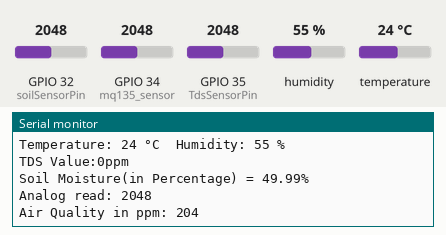
Simulated run of this sketch. Board: ESP32. Shown: the last lines printed to the serial monitor. Inputs (shaded band) come from the test bench; at power-on: humidity 55 %, GPIO 32 (soilSensorPin) = 2048, GPIO 34 (mq135_sensor) = 2048, temperature 24 °C, GPIO 35 (TdsSensorPin) = 2048. WiFi joins after 1.5 s; servers stay silent unless stated.

Above: at 8.6 s.
8.7 s: humidity set to 22 %
At 9.5 s:
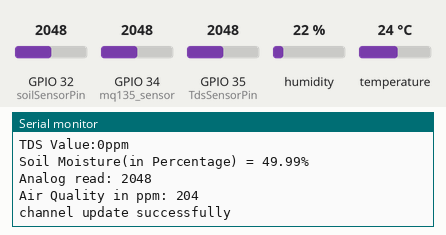
13.4 s: GPIO 32 (soilSensorPin) set to 1960
At 14.22 s:
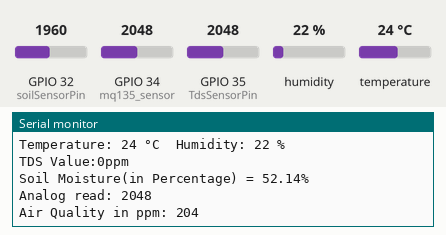
18.1 s: GPIO 34 (mq135_sensor) set to 1960
At 21.2 s:
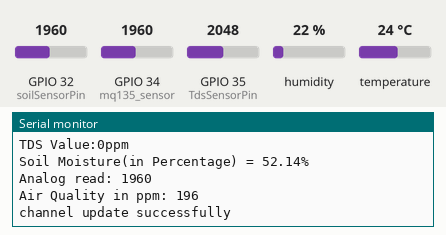
22.8 s: temperature set to 12 °C
At 25.54 s:
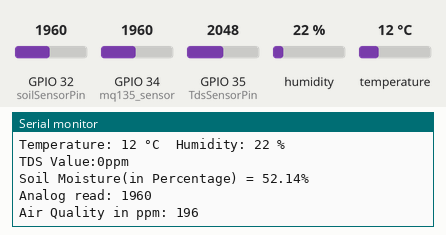
27.5 s: GPIO 32 (soilSensorPin) set to 2040
At 28.37 s:
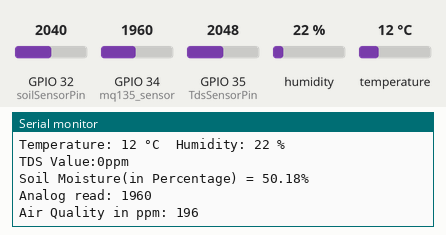
32.2 s: GPIO 34 (mq135_sensor) set to 2040
At 34.9 s:
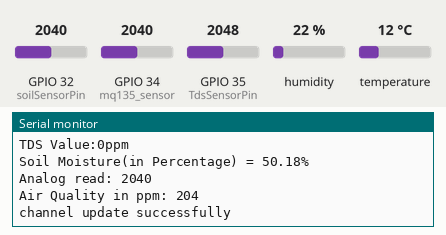
Timing chart, 0 to 36.4 s (numbered marks = the images above; inputs shaded):
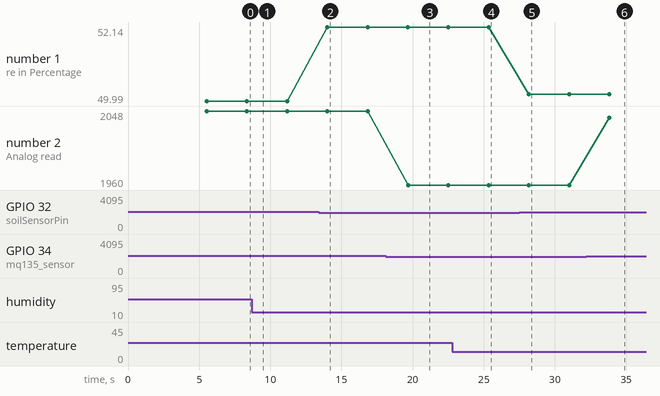

The sketch:

Design_Lab.ino
```cpp
#include <WiFi.h>
#include <ThingSpeak.h>
#include <DHT11.h>
#include <MQ135.h>
int statuscode;
//wifi setup
char ssid[]="Alpha";
char pass[]="12345678";
WiFiClient client;
unsigned long mychannelNumber=2432080;
const char * myWriteAPIKey="RUENPKVU6Q3I9IVF";
//MQ135 CODE
int mq135_sensor = 34;
int mq135_ppm = 0;
//DHT 11
const int DHT_PIN=27;
int temperature = 0;
int humidity = 0;
DHT11 dht11(DHT_PIN);
//TDS
#define TdsSensorPin 35
#define VREF 3.3              // analog reference voltage(Volt) of the ADC
#define SCOUNT  30            // sum of sample point

int analogBuffer[SCOUNT];     // store the analog value in the array, read from ADC
int analogBufferTemp[SCOUNT];
int analogBufferIndex = 0;
int copyIndex = 0;

float averageVoltage = 0;
float tdsValue = 0;
float tdsTemperature = 25;       // current temperature for compensation
//SOIL MOISTURE
#define soilSensorPin 32
float soilMoisturePercentage=0;

void setup() {
    Serial.begin(115200);
    WiFi.mode(WIFI_STA);
    pinMode(TdsSensorPin,INPUT);
    ThingSpeak.begin(client);
}
void loop() {
  connectWifi();
  readDHT11();
  readTDS();
  readSoilMoisture();
  readMQ135();
  postData();
  delay(2000);
}

//Connect with WiFi
void connectWifi(){
    if(WiFi.status() !=WL_CONNECTED){
    Serial.print("Attempting to connect");
    while(WiFi.status() !=WL_CONNECTED)
    {
      WiFi.begin(ssid,pass);
      Serial.print(".");
      delay(5000);
    }
    Serial.println("\nConnected.");
  }
}
//ThingsSpeak API upload
void postData(){
  ThingSpeak.setField(1,temperature);
  ThingSpeak.setField(2,humidity);
  ThingSpeak.setField(4,tdsValue);
  ThingSpeak.setField(5,soilMoisturePercentage);
  statuscode=ThingSpeak.writeFields(mychannelNumber,myWriteAPIKey);
   if(statuscode==200){
     Serial.println("channel update successfully");
      }
   else{
    Serial.println("Problem Writing data. HTTP error code:" + String(statuscode));
   }
}
//DHT11
//Field 1 & Field 2
void readDHT11(){
    int result = dht11.readTemperatureHumidity(temperature, humidity);
    // Check the results of the readings.
    // If the reading is successful, print the temperature and humidity values.
    // If there are errors, print the appropriate error messages.
    if (result == 0) {
        Serial.print("Temperature: ");
        Serial.print(temperature);
        Serial.print(" °C\tHumidity: ");
        Serial.print(humidity);
        Serial.println(" %");
        tdsTemperature = temperature;
    } else {
        // Print error message based on the error code.
        Serial.println(DHT11::getErrorString(result));
    }
}
//TDS VALUE READING
//Field 4
void readTDS(){
    static unsigned long analogSampleTimepoint = millis();
  if(millis()-analogSampleTimepoint > 40U){     //every 40 milliseconds,read the analog value from the ADC
    analogSampleTimepoint = millis();
    analogBuffer[analogBufferIndex] = analogRead(TdsSensorPin);    //read the analog value and store into the buffer
    analogBufferIndex++;
    if(analogBufferIndex == SCOUNT){
      analogBufferIndex = 0;
    }
  }

  static unsigned long printTimepoint = millis();
  if(millis()-printTimepoint > 800U){
    printTimepoint = millis();
    for(copyIndex=0; copyIndex<SCOUNT; copyIndex++){
      analogBufferTemp[copyIndex] = analogBuffer[copyIndex];

      // read the analog value more stable by the median filtering algorithm, and convert to voltage value
      averageVoltage = getMedianNum(analogBufferTemp,SCOUNT) * (float)VREF / 4096.0;

      //temperature compensation formula: fFinalResult(25^C) = fFinalResult(current)/(1.0+0.02*(fTP-25.0));
      float compensationCoefficient = 1.0+0.02*(tdsTemperature-25.0);
      //temperature compensation
      float compensationVoltage=averageVoltage/compensationCoefficient;

      //convert voltage value to tds value
      tdsValue=(133.42*compensationVoltage*compensationVoltage*compensationVoltage - 255.86*compensationVoltage*compensationVoltage + 857.39*compensationVoltage)*0.5;

      //Serial.print("voltage:");
      //Serial.print(averageVoltage,2);
      //Serial.print("V   ");
      // Serial.print("TDS Value:");
      // Serial.print(tdsValue,0);
      // Serial.println("ppm");
    }
  }
    Serial.print("TDS Value:");
    Serial.print(tdsValue,0);
    Serial.println("ppm");
}
//TDS median filtering algorithm
int getMedianNum(int bArray[], int iFilterLen){
  int bTab[iFilterLen];
  for (byte i = 0; i<iFilterLen; i++)
  bTab[i] = bArray[i];
  int i, j, bTemp;
  for (j = 0; j < iFilterLen - 1; j++) {
    for (i = 0; i < iFilterLen - j - 1; i++) {
      if (bTab[i] > bTab[i + 1]) {
        bTemp = bTab[i];
        bTab[i] = bTab[i + 1];
        bTab[i + 1] = bTemp;
      }
    }
  }
  if ((iFilterLen & 1) > 0){
    bTemp = bTab[(iFilterLen - 1) / 2];
  }
  else {
    bTemp = (bTab[iFilterLen / 2] + bTab[iFilterLen / 2 - 1]) / 2;
  }
  return bTemp;
}
//SOIL MOISTURE READING
//Field 5
void readSoilMoisture(){
  soilMoisturePercentage = ( 100.00 - ( (analogRead(soilSensorPin)/(4095.00)) * 100.00 ) );
  if(soilMoisturePercentage<0){
    soilMoisturePercentage=0;
  }
  Serial.print("Soil Moisture(in Percentage) = ");
  Serial.print(soilMoisturePercentage);
  Serial.println("%");
}
//MQ 135
void readMQ135(){
  int gasValue = analogRead(mq135_sensor);
  if(gasValue<2000){
    mq135_ppm = map(gasValue,0,2000,0,200);
  }else if(gasValue <= 3000){
    mq135_ppm = map(gasValue,2000,3000,200,300);
  }else{
    mq135_ppm = map(gasValue,3000,4096,450,750);
  }
  Serial.print("Analog read: ");
  Serial.println(gasValue);
  Serial.print("Air Quality in ppm: ");
  Serial.println(mq135_ppm);
}
```

Measured:
- after the input at 13.4 s, the serial monitor: prints a new line after 0.62 s (image 2)
- after the input at 18.1 s, the serial monitor: prints a new line after 1.6 s (image 3)
- after the input at 22.8 s, the serial monitor: prints a new line after 2.5 s (image 4)
- after the input at 27.5 s, the serial monitor: prints a new line after 0.66 s (image 5)
- after the input at 32.2 s, the serial monitor: prints a new line after 1.6 s (image 6)
- plotted number 1: 49.99 → 52.14 after the input at 13.4 s, 52.14 → 50.18 after the input at 27.5 s
- plotted number 2: 2048 → 1960 after the input at 18.1 s, 1960 → 2040 after the input at 32.2 s
